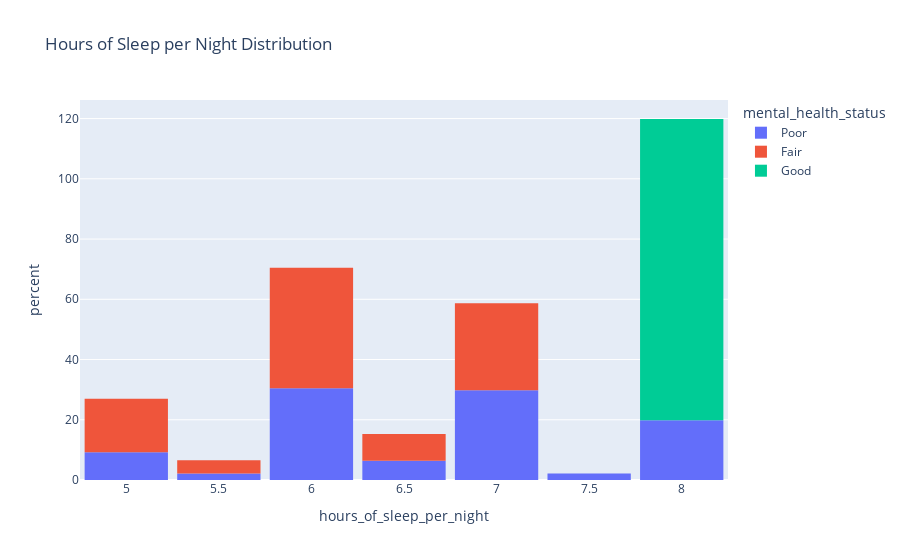

Notebook cell for this chart:
### Markdown cell above
Most of the people who are of good mental health belongs to lower stress level groups specially in level 3,4,2,6(exceptional) respectively. If stress level is too much high then there can't generally exist good mental health or even fair mental heath. also most of the people who are of poor mental health belongs to higher stress level groups specially in level 4,5,6 7 respectively.

### Code cell
# Sleep Hours Distribution
fig = px.histogram(df, x='hours_of_sleep_per_night', title='Hours of Sleep per Night Distribution', nbins=10, color='mental_health_status', histnorm='percent')
fig.update_layout(bargap=0.1)
fig.show()

### Figure 1 — Plotly figure (JSON) as saved in the notebook; plotly's stock layout.template omitted (floating-point values rounded to 4 significant figures; data arrays with more than 128 entries replaced by an {"elided": "..."} marker saying what was removed)
{"data": [{"alignmentgroup": "True", "bingroup": "x", "histnorm": "percent", "hovertemplate": "mental_health_status=Poor<br>hours_of_sleep_per_night=%{x}<br>percent=%{y}<extra></extra>", "legendgroup": "Poor", "marker": {"color": "#636efa", "pattern": {"shape": ""}}, "name": "Poor", "nbinsx": 10, "offsetgroup": "Poor", "orientation": "v", "showlegend": true, "type": "histogram", "x": {"elided": "141 float values"}, "xaxis": "x", "yaxis": "y"}, {"alignmentgroup": "True", "bingroup": "x", "histnorm": "percent", "hovertemplate": "mental_health_status=Fair<br>hours_of_sleep_per_night=%{x}<br>percent=%{y}<extra></extra>", "legendgroup": "Fair", "marker": {"color": "#EF553B", "pattern": {"shape": ""}}, "name": "Fair", "nbinsx": 10, "offsetgroup": "Fair", "orientation": "v", "showlegend": true, "type": "histogram", "x": [6, 6, 6, 5, 5, 6, 6, 6, 6, 5, 6, 5, 7, 6, 7, 7, 6, 5, 6, 5, 7, 7, 7, 5, 6, 7, 7, 7, 7, 7, 6, 5, 6, 6, 7, 6, 5.5, 6.5, 6.5, 7, 6.5, 6.5, 6, 6, 5.5], "xaxis": "x", "yaxis": "y"}, {"alignmentgroup": "True", "bingroup": "x", "histnorm": "percent", "hovertemplate": "mental_health_status=Good<br>hours_of_sleep_per_night=%{x}<br>percent=%{y}<extra></extra>", "legendgroup": "Good", "marker": {"color": "#00cc96", "pattern": {"shape": ""}}, "name": "Good", "nbinsx": 10, "offsetgroup": "Good", "orientation": "v", "showlegend": true, "type": "histogram", "x": [8, 8, 8, 8, 8, 8, 8, 8, 8, 8, 8], "xaxis": "x", "yaxis": "y"}], "layout": {"bargap": 0.1, "barmode": "relative", "legend": {"title": {"text": "mental_health_status"}, "tracegroupgap": 0}, "title": {"text": "Hours of Sleep per Night Distribution"}, "xaxis": {"anchor": "y", "domain": [0, 1], "title": {"text": "hours_of_sleep_per_night"}}, "yaxis": {"anchor": "x", "domain": [0, 1], "title": {"text": "percent"}}}}
